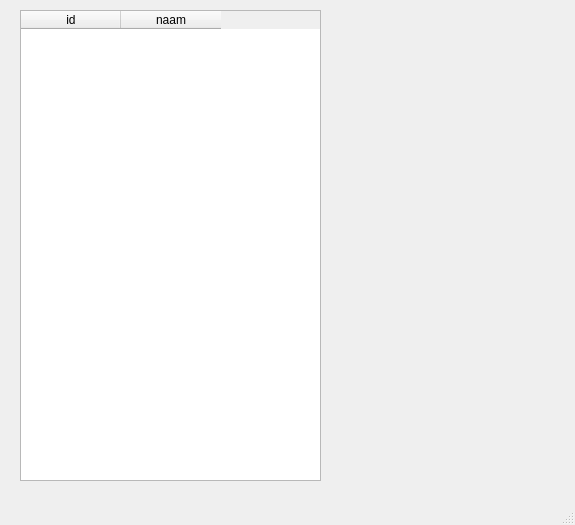
<?xml version="1.0" encoding="UTF-8"?>
<ui version="4.0">
 <class>MainWindow</class>
 <widget class="QMainWindow" name="MainWindow">
  <property name="geometry">
   <rect>
    <x>0</x>
    <y>0</y>
    <width>575</width>
    <height>525</height>
   </rect>
  </property>
  <property name="windowTitle">
   <string>MainWindow</string>
  </property>
  <widget class="QWidget" name="centralwidget">
   <widget class="QTableWidget" name="tableWidget">
    <property name="geometry">
     <rect>
      <x>20</x>
      <y>10</y>
      <width>301</width>
      <height>471</height>
     </rect>
    </property>
    <column>
     <property name="text">
      <string>id</string>
     </property>
    </column>
    <column>
     <property name="text">
      <string>naam</string>
     </property>
    </column>
   </widget>
  </widget>
  <widget class="QMenuBar" name="menubar">
   <property name="geometry">
    <rect>
     <x>0</x>
     <y>0</y>
     <width>575</width>
     <height>21</height>
    </rect>
   </property>
  </widget>
  <widget class="QStatusBar" name="statusbar"/>
 </widget>
 <resources/>
 <connections/>
</ui>
